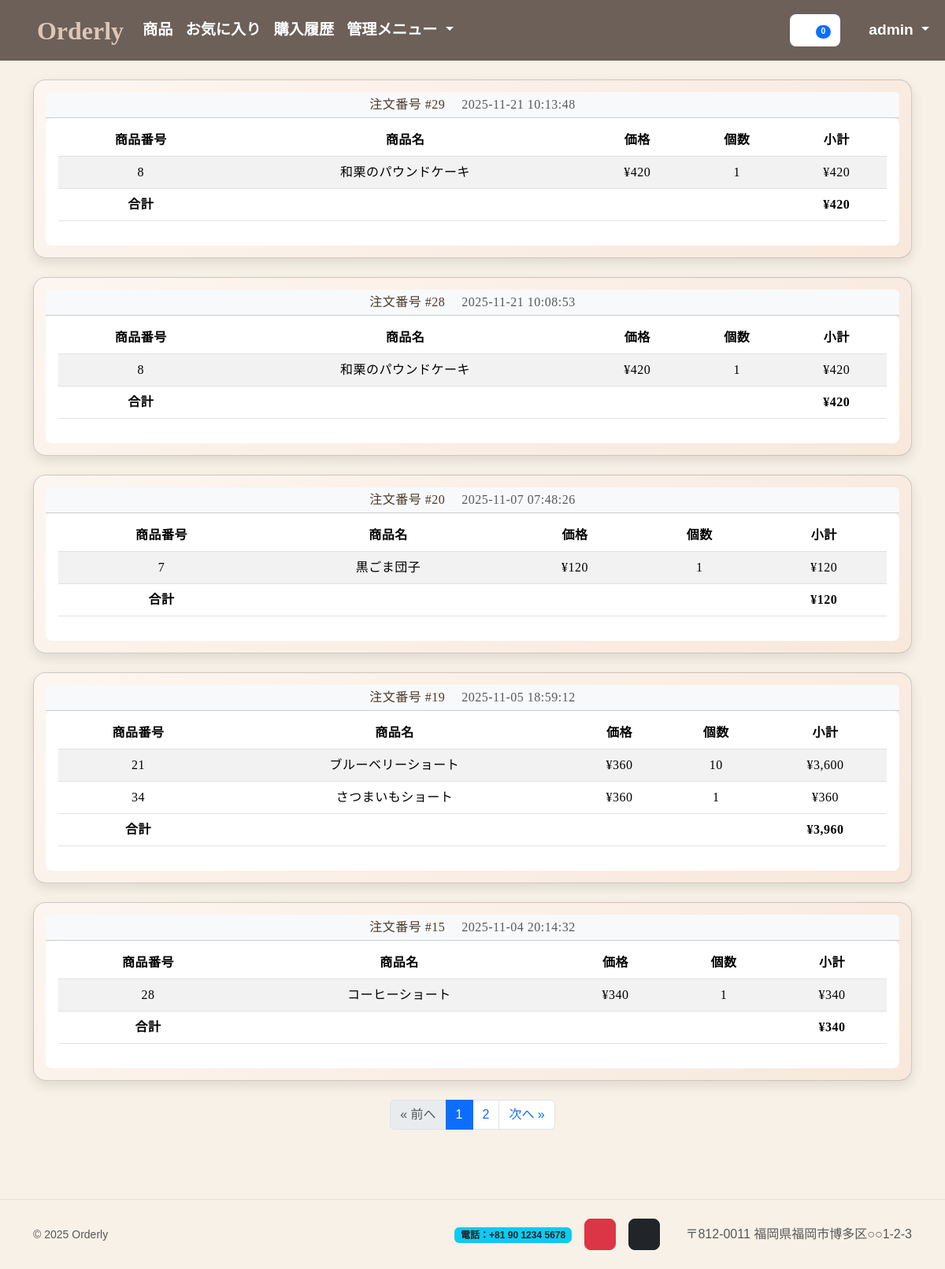
The page /history.php (signed in) on the database its author committed.
### tables this page shows
CREATE TABLE `purchase` (
    `id` int NOT NULL,
    `customer_id` int NOT NULL,
    `created_at` datetime NOT NULL DEFAULT CURRENT_TIMESTAMP
);

CREATE TABLE `purchase_detail` (
    `purchase_id` int NOT NULL,
    `product_id` int NOT NULL,
    `count` int NOT NULL
);

CREATE TABLE `product` (
    `id` int NOT NULL,
    `name` varchar(100) NOT NULL,
    `category` varchar(50) NOT NULL DEFAULT 'その他',
    `price` int NOT NULL,
    `image_url` varchar(255) DEFAULT NULL,
    `description` text,
    `is_recommended` tinyint(1) NOT NULL DEFAULT '0',
    `created_at` datetime NOT NULL DEFAULT CURRENT_TIMESTAMP,
    `updated_at` datetime NOT NULL DEFAULT CURRENT_TIMESTAMP ON UPDATE CURRENT_TIMESTAMP
);

### history.php (the view, shortened to what this page needs)
<?php
require_once 'header.php';
?>
<div class="container py-4">
  <?php
  $pdo = db();
  $perPage = 5;
  $page = isset($_GET['page']) ? max(1, (int)$_GET['page']) : 1;
  $offset = ($page - 1) * $perPage;
  $sqlCount = $pdo->prepare(
    'SELECT COUNT(*) FROM purchase WHERE customer_id = ?'
  );
  $sqlCount->execute([$_SESSION['customer']['id']]);
  $totalOrders = (int)$sqlCount->fetchColumn();
  $totalPages = max(1, (int)ceil($totalOrders / $perPage));
  $sql = $pdo->prepare(
    'SELECT id, created_at
     FROM purchase
     WHERE customer_id = ?
     ORDER BY id DESC
     LIMIT ? OFFSET ?'
  );
  $sql->bindValue(1, $_SESSION['customer']['id'], PDO::PARAM_INT);
  $sql->bindValue(2, $perPage, PDO::PARAM_INT);
  $sql->bindValue(3, $offset, PDO::PARAM_INT);
  $sql->execute();
  $purchases = $sql->fetchAll(PDO::FETCH_ASSOC);
  foreach ($purchases as $purchase):
    $pid = (int)$purchase['id'];
    $sql2 = $pdo->prepare(
      'SELECT
            product.id,
            product.name,
            product.price,
            purchase_detail.count
         FROM purchase_detail
         JOIN product ON product.id = purchase_detail.product_id
         WHERE purchase_detail.purchase_id = ?'
    );
    $sql2->execute([$pid]);
    $total = 0;
  ?>
    <div class="card mb-4">
      <div class="card-header bg-light">
        注文番号 #<?= $pid ?>
        <span class="text-muted"><?= htmlspecialchars($purchase['created_at']) ?></span>
      </div>
      <div class="card-body">
        <div class="table-responsive">
          <table class="table table-striped align-middle">
            <thead>
              <tr>
                <th>商品番号</th>
                <th>商品名</th>
                <th>価格</th>
                <th>個数</th>
                <th>小計</th>
              </tr>
            </thead>
            <tbody>
              <?php foreach ($sql2 as $row):
                $subtotal = $row['price'] * $row['count'];
                $total += $subtotal;
              ?>
                <tr>
                  <td><?= (int)$row['id'] ?></td>
                  <td>
                    <a href="detail.php?id=<?= (int)$row['id'] ?>">
                      <?= htmlspecialchars($row['name']) ?>
                    </a>
                  </td>
                  <td>¥<?= number_format($row['price']) ?></td>
                  <td><?= (int)$row['count'] ?></td>
                  <td>¥<?= number_format($subtotal) ?></td>
                </tr>
              <?php endforeach; ?>
            </tbody>
            <tfoot>
              <tr>
                <th>合計</th>
                <td></td>
                <td></td>
                <td></td>
                <th>¥<?= number_format($total) ?></th>
              </tr>
            </tfoot>
          </table>
        </div>
      </div>
    </div>
  <?php endforeach; ?>
  <nav>
    <ul class="pagination justify-content-center">
      <li class="page-item <?= $page <= 1 ? 'disabled' : '' ?>">
        <a class="page-link" href="?page=<?= $page - 1 ?>">« 前へ</a>
      </li>
      <?php for ($i = 1; $i <= $totalPages; $i++): ?>
        <li class="page-item <?= $i == $page ? 'active' : '' ?>">
          <a class="page-link" href="?page=<?= $i ?>"><?= $i ?></a>
        </li>
      <?php endfor; ?>
      <li class="page-item <?= $page >= $totalPages ? 'disabled' : '' ?>">
        <a class="page-link" href="?page=<?= $page + 1 ?>">次へ »</a>
      </li>
    </ul>
  </nav>
</div>
<?php require_once 'footer.php'; ?>

### header.php (style rules this page uses)
body { margin: 0; padding: 0; font-family: 'Noto Sans JP', sans-serif; background-color: #F8F1E7; color: #000000ff; }
a { color: inherit; text-decoration: none; }
.card { background: linear-gradient(145deg, #fdf6f0, #f8e8dc); border-radius: 16px; padding: 15px; box-shadow: 0 6px 15px rgba(0, 0, 0, 0.1); text-align: center; cursor: pointer; transition: transform 0.35s ease, box-shadow 0.35s ease, opacity 0.35s ease; display: flex; flex-direction: column; justify-content: flex-start; align-items: center; }
.card div { width: 100%; font-size: 1rem; font-weight: 500; color: #4A3B2A; background: #FFFFFF; padding: 4px 8px; border-radius: 8px; display: inline-block; font-family: 'Noto Serif JP', serif; letter-spacing: 0.5px; }

### rows shown on the page
purchase: id "29", created_at "2025-11-21 10:13:48", total "420"
purchase_detail: product "8", product.name "和栗のパウンドケーキ", product.price "420", count "1"
purchase: id "28", created_at "2025-11-21 10:08:53", total "420"
purchase: id "20", created_at "2025-11-07 07:48:26", total "120"
purchase_detail: product "7", product.name "黒ごま団子", product.price "120", count "1"
purchase: id "19", created_at "2025-11-05 18:59:12", total "3,960"
purchase_detail: product "21", product.name "ブルーベリーショート", product.price "360", count "10", subtotal "3,600"
purchase_detail: product "34", product.name "さつまいもショート", product.price "360", count "1"
purchase: id "15", created_at "2025-11-04 20:14:32", total "340"
purchase_detail: product "28", product.name "コーヒーショート", product.price "340", count "1"

### other values the page prints
cart_count() "0"
$me['name'] "admin"
